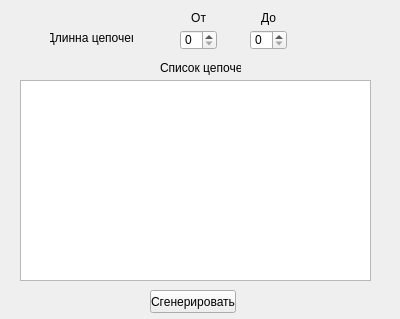
<?xml version="1.0" encoding="UTF-8"?>
<ui version="4.0">
 <class>ChainGenerator</class>
 <widget class="QWidget" name="ChainGenerator">
  <property name="geometry">
   <rect>
    <x>0</x>
    <y>0</y>
    <width>400</width>
    <height>319</height>
   </rect>
  </property>
  <property name="windowTitle">
   <string>Form</string>
  </property>
  <widget class="QLabel" name="label_4">
   <property name="geometry">
    <rect>
     <x>160</x>
     <y>60</y>
     <width>81</width>
     <height>16</height>
    </rect>
   </property>
   <property name="text">
    <string>Список цепочек</string>
   </property>
  </widget>
  <widget class="QListWidget" name="chainList">
   <property name="geometry">
    <rect>
     <x>20</x>
     <y>80</y>
     <width>351</width>
     <height>201</height>
    </rect>
   </property>
  </widget>
  <widget class="QPushButton" name="generate">
   <property name="geometry">
    <rect>
     <x>150</x>
     <y>290</y>
     <width>86</width>
     <height>23</height>
    </rect>
   </property>
   <property name="text">
    <string>Сгенерировать</string>
   </property>
  </widget>
  <widget class="QLabel" name="label_3">
   <property name="geometry">
    <rect>
     <x>50</x>
     <y>30</y>
     <width>83</width>
     <height>16</height>
    </rect>
   </property>
   <property name="text">
    <string>Длинна цепочек</string>
   </property>
   <property name="alignment">
    <set>Qt::AlignCenter</set>
   </property>
  </widget>
  <widget class="QLabel" name="label_2">
   <property name="geometry">
    <rect>
     <x>260</x>
     <y>10</y>
     <width>16</width>
     <height>16</height>
    </rect>
   </property>
   <property name="text">
    <string>До</string>
   </property>
   <property name="alignment">
    <set>Qt::AlignRight|Qt::AlignTrailing|Qt::AlignVCenter</set>
   </property>
  </widget>
  <widget class="QSpinBox" name="maxLen">
   <property name="geometry">
    <rect>
     <x>250</x>
     <y>30</y>
     <width>37</width>
     <height>20</height>
    </rect>
   </property>
  </widget>
  <widget class="QLabel" name="label">
   <property name="geometry">
    <rect>
     <x>190</x>
     <y>10</y>
     <width>16</width>
     <height>16</height>
    </rect>
   </property>
   <property name="text">
    <string>От</string>
   </property>
   <property name="alignment">
    <set>Qt::AlignRight|Qt::AlignTrailing|Qt::AlignVCenter</set>
   </property>
  </widget>
  <widget class="QSpinBox" name="minLen">
   <property name="geometry">
    <rect>
     <x>180</x>
     <y>30</y>
     <width>37</width>
     <height>20</height>
    </rect>
   </property>
  </widget>
 </widget>
 <resources/>
 <connections/>
</ui>
